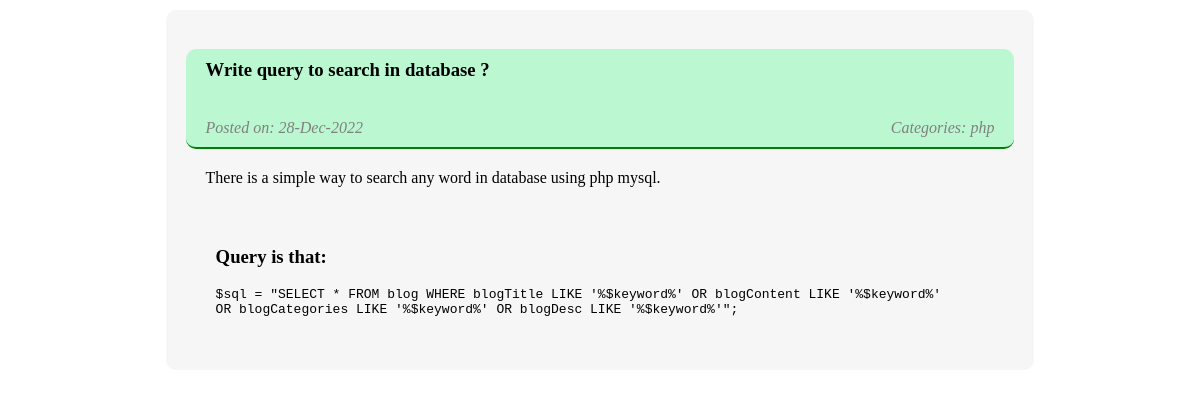
Page /blog.php?blogId=13 on the committed database.
### tables this page shows
CREATE TABLE `blog` (
  `blogId` int(11) NOT NULL,
  `blogTitle` text NOT NULL,
  `blogDesc` text NOT NULL,
  `blogContent` longtext NOT NULL,
  `blogCategories` text NOT NULL,
  `postDate` timestamp NOT NULL DEFAULT current_timestamp()
);

### blog.php (the view, shortened to what this page needs)
<?php include "config.php";?>
<!DOCTYPE html>
<html lang="en" dir="ltr">
<head>
</head>
<body>
<?php
if(isset($_GET['blogId']))
{
    $blogId = $_GET['blogId'];
    $sql = "SELECT * FROM blog WHERE blogId='$blogId'";
    $query = mysqli_query($conn , $sql);
    $data = mysqli_num_rows($query);
    if($data)
    {
        while($data = mysqli_fetch_assoc($query))
        {?>
            <div data-aos="flip-up" class="postBox">
                <div class="subPostBox">
                    <h3 class="h3">
                        <?php echo($data['blogTitle']) ?>
                    </h3>
                    <div class="subPostBox2">
                        <span class="span">Posted on: <?php echo date('d-M-Y', strtotime($data['postDate'])); ?></span>
                        <span class="span">Categories: <?php echo($data['blogCategories']) ?></span>
                    </div>
                </div>
                <div class="blogBox">
                    <p class="p">
                        <?php echo($data['blogDesc']) ?>
                    </p>
                    <div class="blog">
                        <?php echo($data['blogContent']) ?>
                    </div>
                </div>
            </div>
        <?php
        }
    }
}
?>
</body>
</html>

### blog.php (style rules this page uses)
.postBox { width: 70%; margin: 10px auto; padding: 20px; background: #f6f6f6; border-radius: 10px; }
.subPostBox { margin: 10px 0; border-bottom: 2px solid green; background: #bbf7d0; border-radius: 10px; }
.h3 { padding: 10px 20px; border-radius: 10px; }
.subPostBox2 { display: flex; justify-content: space-between; padding: 10px 20px; }
.subPostBox2 .span { font-style: italic; color: gray; }
.blogBox { padding: 0 20px; }
.blogBox .p { margin: 20px 0; }
.blog { padding: 20px 10px; word-wrap: break-word; word-break: break-all; }

### rows in the picture
blog: blogTitle "Write query to search in database ?", postDate "28-Dec-2022", blogCategories "php", blogDesc "There is a simple way to search any word in database using php mysql.", blogContent "Query is that: $sql = \"SELECT * FROM blog WHERE blogTitle LIKE '%$keyword%' OR blogContent LIKE '%$keyword%' OR blogCategories LIKE '%$keyword%' OR blogDesc LIKE '%$keyword%'\";"
